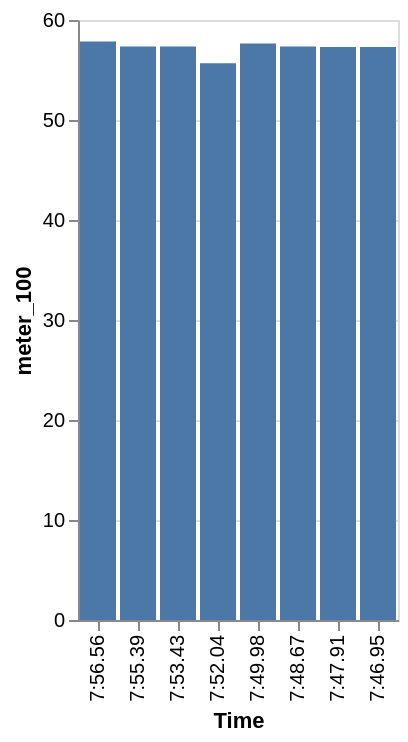

Source (Vega-Lite JSON):
### Vega-Lite specification from a JSON file in a GitHub repository (floating-point values rounded to 4 significant figures)
{"data": {"values": [{"x_data": "7:56.56", "y_data": 57.84}, {"x_data": "7:55.39", "y_data": 57.34}, {"x_data": "7:53.43", "y_data": 57.34}, {"x_data": "7:52.04", "y_data": 55.67}, {"x_data": "7:49.98", "y_data": 57.66}, {"x_data": "7:48.67", "y_data": 57.35}, {"x_data": "7:47.91", "y_data": 57.31}, {"x_data": "7:46.95", "y_data": 57.31}]}, "mark": "bar", "encoding": {"x": {"field": "x_data", "type": "nominal", "title": "Time", "sort": "descending"}, "y": {"field": "y_data", "type": "quantitative", "title": "meter_100"}}}
